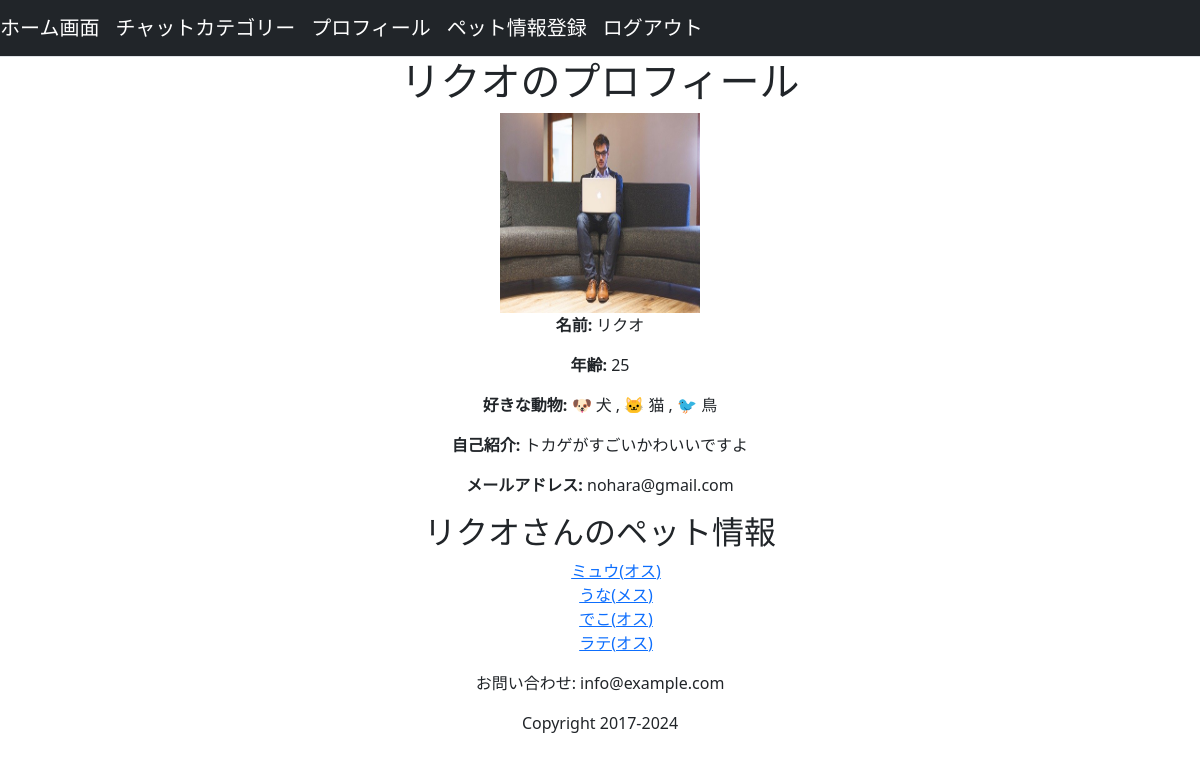
Page /user_profile/3 (signed in) on the earlier database version.
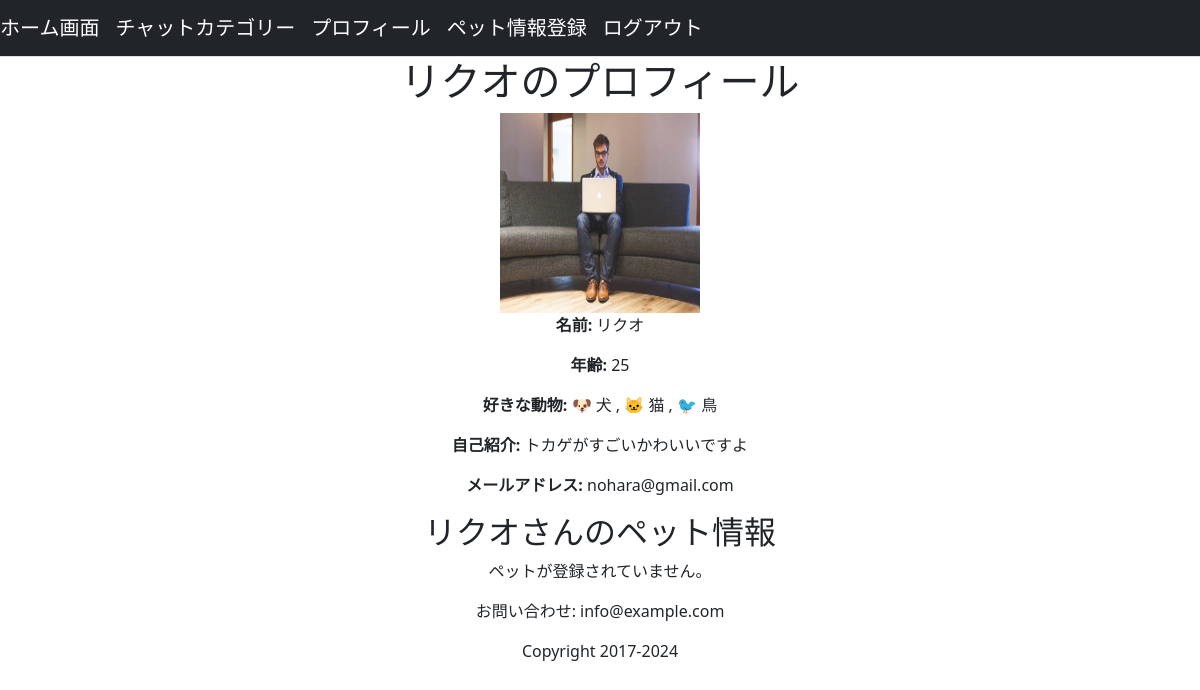
Same page on the later database version.
### accounts/models.py (models this page shows, shortened)
class Users(AbstractBaseUser, PermissionsMixin):
    username = models.CharField(max_length=255)
    age = models.PositiveIntegerField()
    bio = models.TextField(max_length=500, blank=True)
    birth_date = models.DateField(null=True, blank=True)
    email = models.EmailField(max_length=255, unique=True)
    is_active = models.BooleanField(default=False)
    is_staff = models.BooleanField(default=False)
    picture = models.ImageField(upload_to='picture/', blank=True, null=True)
    favorite_animals = models.CharField(max_length=255, blank=True)  # 好きな動物のためのフィールド
    pet = models.ManyToManyField(Pet, blank=True, related_name='users') #飼っているペットのためのフィールド
    objects = UserManager()
    USERNAME_FIELD = 'email'
    REQUIRED_FIELDS = ['username']
    class Meta:
        db_table = 'users'

class Pet(models.Model):
    name = models.CharField(max_length=100)
    age = models.PositiveIntegerField(null=True, blank=True)
    sex = models.CharField(max_length=10, choices=(('1', 'オス'), ('2', 'メス')), default=1)
    picture = models.ImageField(upload_to='pet_pictures/', blank=True, null=True)
    genre = models.CharField(
    max_length=10,
    choices=(('1', '犬'), ('2', '猫'), ('3', '鳥類'), ('4', '齧歯類'), ('5', '爬虫類')),
    default='1',
)
    breed = models.CharField(max_length=100, blank=True)  # 品種
    characteristic = models.TextField(blank=True)  # 性格や特徴
    owner = models.ForeignKey(
        'Users', on_delete=models.CASCADE, related_name='pets'
    )  # 所有者の追加

### accounts/views.py (the view)
# urls.py: path('user_profile/<int:user_id>', views.user_profile, name='user_profile'),
@login_required
def user_profile(request, user_id):
    user = get_object_or_404(Users, id=user_id)
    user_pets = user.pet.all()  # ログインユーザーのペット情報を取得
    return render(
        request, 'accounts/user_profile.html', context={
            'user': user,
            'user_pets': user_pets,  # ペット情報をテンプレートに渡す
        }
    )

### templates/accounts/user_profile.html (shortened to what this page needs)
{% extends "base.html" %}
{% block content %}
<!DOCTYPE html>
<html>
<center>
<head>
</head>
<body>
    <h1>{{ user.username }}のプロフィール</h1>
    <img width="200px" height="200px" src="{% if user.picture %}{{ user.picture.url }}{% else %}/media/picture/default_profile.jpg{% endif %}">
    <p><strong>名前:</strong> {{ user.username }}</p>
    <p><strong>年齢:</strong> {{ user.age }}</p>
    <p><strong>好きな動物:</strong>
        {% if user.favorite_animals %}
            {% for animal in user.favorite_animals %}
                {% if animal == '1' %} 🐶 犬
                {% elif animal == '2' %} 🐱 猫
                {% elif animal == '3' %} 🐦 鳥
                {% elif animal == '4' %} 🐰 ウサギ
                {% elif animal == '5' %} 🦎 爬虫類
                {% endif %}
                {% if not forloop.last %}, {% endif %}
            {% endfor %}
        {% else %}
            なし
        {% endif %}
    </p>
    <p><strong>自己紹介:</strong> {{ user.bio }}</p>
    <p><strong>メールアドレス:</strong> {{ user.email }}</p>
    <h2>{{ user.username }}さんのペット情報</h2>
    {% if user_pets %}
        <ul>
            {% for pet in user_pets %}
                <a href="{% url 'accounts:pet_profile' pet.id %}">
                    {{ pet.name }}({{ pet.get_sex_display }})<br>
                </a>
            {% endfor %}
        </ul>
    {% else %}
        <p>ペットが登録されていません。</p>
    {% endif %}
</body>
</center>
</html>
{% endblock %}

### templates/base.html (shortened to what this page needs)
<!DOCTYPE html>
<html lang="ja">
    <head>
         <link href="https://cdn.jsdelivr.net/npm/bootstrap@5.0.2/dist/css/bootstrap.min.css" rel="stylesheet">
    </head>
    <body>
        <nav class="navbar navbar-expand-lg navbar-light bg-dark border-bottom" >
            <a class="navbar-brand" style="color: white;" href="{% url 'accounts:home' %}">ホーム画面</a>
            <a class="navbar-brand" style="color: white;" href="{% url 'chat_category:list_themes'%}">チャットカテゴリー</a>
            {% if user.is_authenticated %}
            <a class="navbar-brand" style="color: white;" href="{% url 'accounts:user_profile' user_id=request.user.id %}">プロフィール</a>
            <a class="navbar-brand" style="color: white;" href="{% url 'accounts:pet_regist' %}">ペット情報登録</a>
            <a class="navbar-brand" style="color: white;" href="{% url 'accounts:user_logout'%}">ログアウト</a>
            {% else %}
            <a class="navbar-brand" style="color: white;" href="{% url 'accounts:user_login'%}">ログイン</a>
            <a class="navbar-brand" style="color: white;" href="{% url 'accounts:regist'%}">ユーザー登録</a>
            {% endif %}
        </nav>
    {% block content %}
    {% endblock %}
    {% include "_footer.html"%}
    </body>
</html>

### templates/_footer.html
<div>
    <center>
        <footer>
            <p>お問い合わせ: info@example.com</p>
            <p>Copyright 2017-{% now "Y"%}</p>
        </footer>
    </center>
</div>

Differences in the rows shown:
removed Pet: name "ミュウ", sex "オス"
removed Pet: name "うな", sex "メス"
removed Pet: name "でこ", sex "オス"
removed Pet: name "ラテ", sex "オス"
Other differences:
text now shown: "ペットが登録されていません。"
